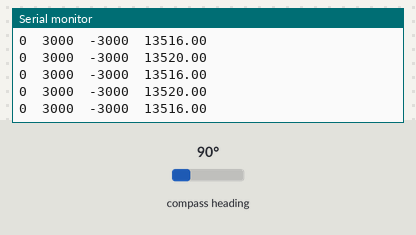
Recording of a sketch running on a simulated Arduino Uno, built with avr-gcc and run on an emulated ATmega328P. On the bench: the last lines printed to the serial monitor. Wiring (inferred from the names in the program): QMC5883L compass at I2C address 0x0D. The inputs (shaded band) are chosen by the test bench; at power-on: compass heading 90°.

Above: at 1.2 s.
1.3 s: compass heading set to 7°
At 2.0 s:
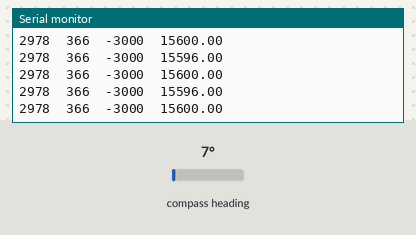
4.3 s: compass heading set to 90°
At 4.8 s:
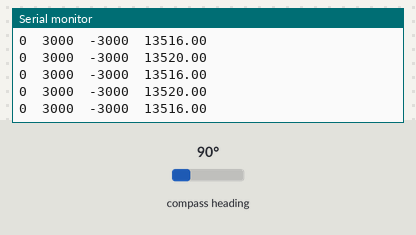
7.3 s: compass heading set to 2°
At 8.2 s:
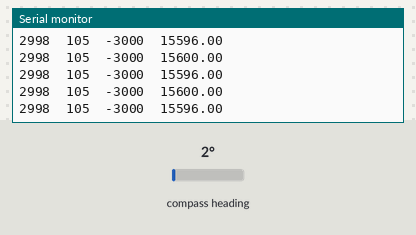
Timing chart, 0 to 10.3 s (numbered marks = the images above; inputs shaded):
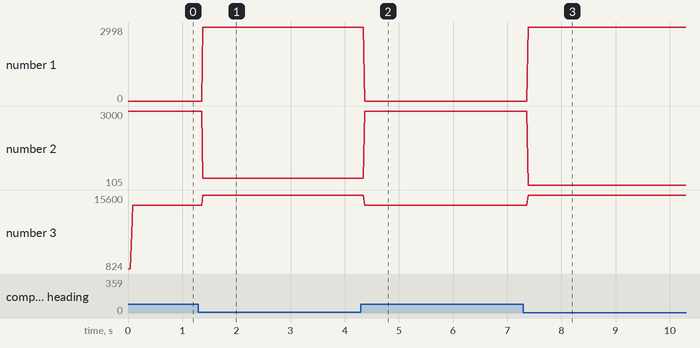

Measured:
- after the input at 1.3 s, the serial monitor: prints a new line after 0.08 s (image 1)
- after the input at 7.3 s, the serial monitor: prints a new line after 0.08 s (image 3)
- plotted number 1: 0 → 2978 after the input at 1.3 s, 0 → 2998 after the input at 7.3 s
- plotted number 2: 3000 → 366 after the input at 1.3 s, 3000 → 105 after the input at 7.3 s
- plotted number 3: 13516 → 15596 after the input at 1.3 s

The sketch:

magnetometer_read.ino
```cpp
#include<Wire.h>
#define MAG_5883_addr 0x0D
int MgX, MgY, MgZ;
float t;

void setup() {
  Serial.begin(9600);
  Wire.begin();
  TWBR = 12;
  setup_MAG_DA5883_registers();
  t = micros();
}

void loop() {
  read_MAG_DA5883_data();
  Serial.print(MgX); Serial.print('\t'); Serial.print(MgY); Serial.print('\t'); Serial.print(MgZ); Serial.print('\t');
  Serial.println(micros()-t);
  t = micros();
}

void setup_MAG_DA5883_registers(){
  Wire.beginTransmission(MAG_5883_addr);
  Wire.write(0x0B); // Tell the HMC5883 to Continuously Measure
  Wire.write(0x01); // Set the Register
  Wire.endTransmission();
  Wire.beginTransmission(MAG_5883_addr);
  Wire.write(0x09); // Tell the HMC5883 to Continuously Measure
  Wire.write(0x1D); // Set the Register
  Wire.endTransmission();
}

void read_MAG_DA5883_data(){
  Wire.beginTransmission(MAG_5883_addr);
  Wire.write(0x00); //start with register 3.
  Wire.endTransmission();
  Wire.requestFrom(MAG_5883_addr, 6);
  if (6 <= Wire.available()){
    MgX = Wire.read()|Wire.read() << 8;
    MgY = Wire.read()|Wire.read() << 8;
    MgZ = Wire.read()|Wire.read() << 8;
  }
}
```
